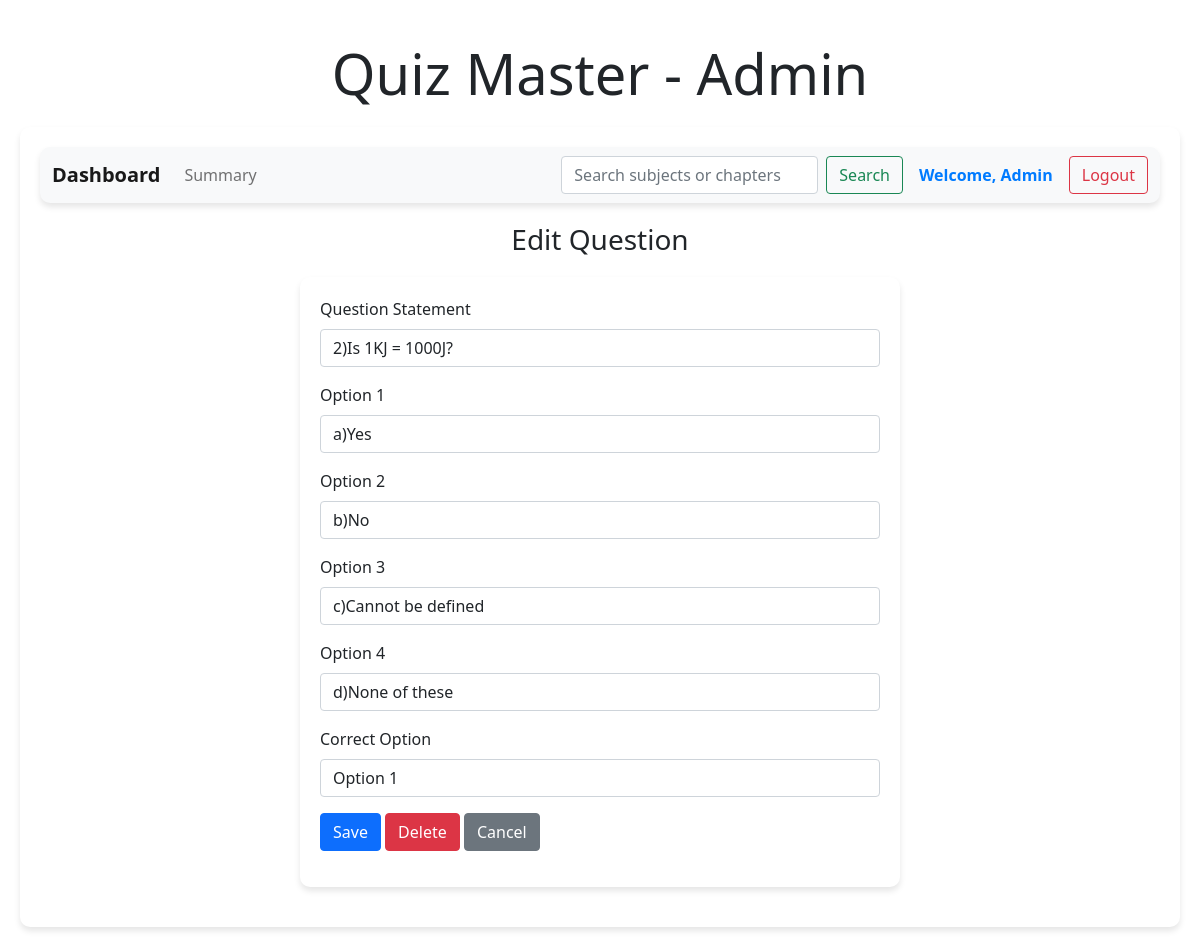
/edit_question/2/Physics, run on the app's committed database.
### backend/models.py (models this page shows)
class Question(db.Model):
    __tablename__ = "question"
    id = db.Column(db.Integer, primary_key=True)
    question_statement = db.Column(db.String, nullable=False)
    option1 = db.Column(db.String, nullable=False)
    option2 = db.Column(db.String, nullable=False)
    option3 = db.Column(db.String, nullable=False)
    option4 = db.Column(db.String, nullable=False)
    correct_option = db.Column(db.String, nullable=False)
    quiz_id = db.Column(db.Integer, db.ForeignKey("quiz.id"), nullable=False)

### backend/controllers.py (the view, shortened to what this page needs)
@app.route("/edit_question/<question_id>/<name>", methods=["GET", "POST"])
def edit_question(question_id, name):
    question = Question.query.get(question_id)
    return render_template("edit_question.html", question=question, name=name)

### templates/edit_question.html (shortened to what this page needs)
{% extends "admin_layout.html" %}
{% block content %}
    <div class="center"><h3>Edit Question</h3></div>
    <form action="/edit_question/{{question.id}}/{{name}}" method="POST">
        <div class="input_form">
            <div class="mb-3">
                <label for="question_statement" class="form-label">Question Statement</label>
                <input type="text" class="form-control" name="question_statement" id="question_statement" value="{{question.question_statement}}" required>
            </div>
            <div class="mb-3">
                <label for="option1" class="form-label">Option 1</label>
                <input type="text" class="form-control" name="option1" id="option1" value="{{question.option1}}" required>
            </div>
            <div class="mb-3">
                <label for="option2" class="form-label">Option 2</label>
                <input type="text" class="form-control" name="option2" id="option2" value="{{question.option2}}" required>
            </div>
            <div class="mb-3">
                <label for="option3" class="form-label">Option 3</label>
                <input type="text" class="form-control" name="option3" id="option3" value="{{question.option3}}" required>
            </div>
            <div class="mb-3">
                <label for="option4" class="form-label">Option 4</label>
                <input type="text" class="form-control" name="option4" id="option4" value="{{question.option4}}" required>
            </div>
            <div class="mb-3">
                <label for="correct_option" class="form-label">Correct Option</label>
                <select class="form-control" name="correct_option" id="correct_option" required>
                    <option value="option1" {% if question.correct_option == "option1" %}selected{% endif %}>Option 1</option>
                </select>
            </div>
            <div class="mb-3">
                <button type="submit" class="btn btn-primary">Save</button>
                <a href="/delete_question/{{question.id}}/{{name}}" class="btn btn-danger">Delete</a>
                <a href="/admin/{{name}}" class="btn btn-secondary">Cancel</a>
            </div>
        </div>
    </form>
{% endblock %}

### static/styles/main.css (style rules this page uses)
body { background-color: #e9ecef; font-family: 'Segoe UI', Tahoma, Geneva, Verdana, sans-serif; }
.center { text-align: center; margin: 20px 0; }
.input_form { max-width: 600px; margin: 20px auto; padding: 20px; background-color: #ffffff; border-radius: 10px; box-shadow: 0 4px 6px rgba(0, 0, 0, 0.1); }
.btn-primary { background-color: #007bff; border: none; padding: 8px 16px; border-radius: 5px; }
.btn-secondary { background-color: #6c757d; border: none; padding: 8px 16px; border-radius: 5px; }
.btn-danger { background-color: #dc3545; border: none; padding: 8px 16px; border-radius: 5px; }

### data on the page
Question: question_statement "2)Is 1KJ = 1000J?", option1 "a)Yes", option2 "b)No", option3 "c)Cannot be defined", option4 "d)None of these", correct_option "Option 1"
